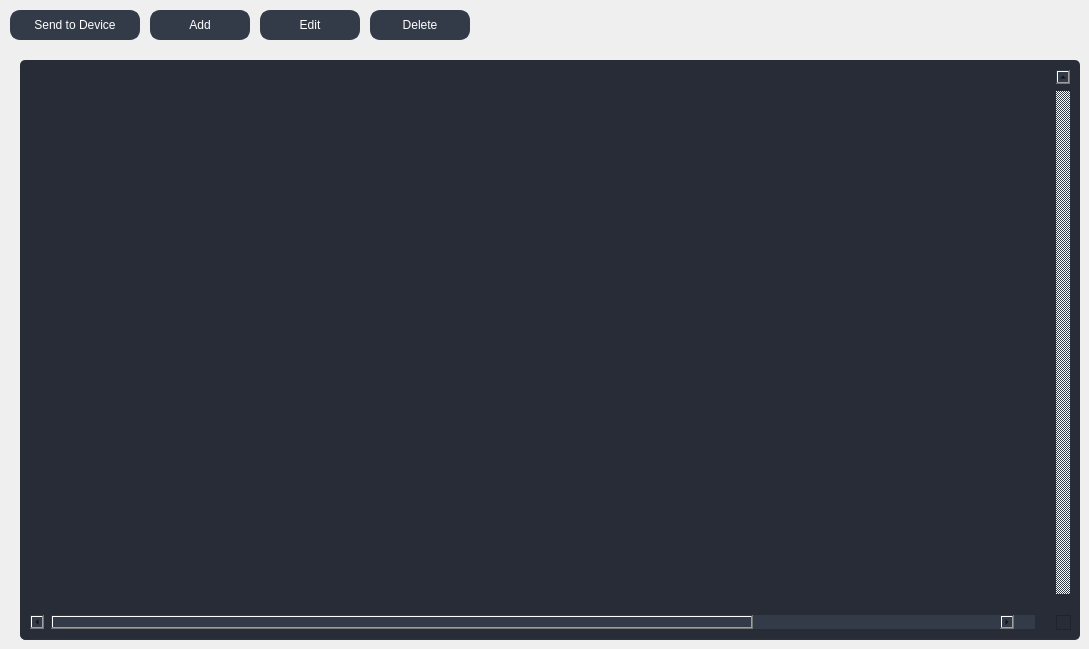
             <widget class="QWidget" name="page_database">
              <widget class="QTableWidget" name="table_persons">
               <property name="geometry">
                <rect>
                 <x>20</x>
                 <y>60</y>
                 <width>1060</width>
                 <height>580</height>
                </rect>
               </property>
               <property name="palette">
                <palette>
                 <active>
                  <colorrole role="WindowText">
                   <brush brushstyle="SolidPattern">
                    <color alpha="255">
                     <red>210</red>
                     <green>210</green>
                     <blue>210</blue>
                    </color>
                   </brush>
                  </colorrole>
                  <colorrole role="Button">
                   <brush brushstyle="SolidPattern">
                    <color alpha="255">
                     <red>39</red>
                     <green>44</green>
                     <blue>54</blue>
                    </color>
                   </brush>
                  </colorrole>
                  <colorrole role="Text">
                   <brush brushstyle="SolidPattern">
                    <color alpha="255">
                     <red>210</red>
                     <green>210</green>
                     <blue>210</blue>
                    </color>
                   </brush>
                  </colorrole>
                  <colorrole role="ButtonText">
                   <brush brushstyle="SolidPattern">
                    <color alpha="255">
                     <red>210</red>
                     <green>210</green>
                     <blue>210</blue>
                    </color>
                   </brush>
                  </colorrole>
                  <colorrole role="Base">
                   <brush brushstyle="SolidPattern">
                    <color alpha="255">
                     <red>39</red>
                     <green>44</green>
                     <blue>54</blue>
                    </color>
                   </brush>
                  </colorrole>
                  <colorrole role="Window">
                   <brush brushstyle="SolidPattern">
                    <color alpha="255">
                     <red>39</red>
                     <green>44</green>
                     <blue>54</blue>
                    </color>
                   </brush>
                  </colorrole>
                 </active>
                 <inactive>
                  <colorrole role="WindowText">
                   <brush brushstyle="SolidPattern">
                    <color alpha="255">
                     <red>210</red>
                     <green>210</green>
                     <blue>210</blue>
                    </color>
                   </brush>
                  </colorrole>
                  <colorrole role="Button">
                   <brush brushstyle="SolidPattern">
                    <color alpha="255">
                     <red>39</red>
                     <green>44</green>
                     <blue>54</blue>
                    </color>
                   </brush>
                  </colorrole>
                  <colorrole role="Text">
                   <brush brushstyle="SolidPattern">
                    <color alpha="255">
                     <red>210</red>
                     <green>210</green>
                     <blue>210</blue>
                    </color>
                   </brush>
                  </colorrole>
                  <colorrole role="ButtonText">
                   <brush brushstyle="SolidPattern">
                    <color alpha="255">
                     <red>210</red>
                     <green>210</green>
                     <blue>210</blue>
                    </color>
                   </brush>
                  </colorrole>
                  <colorrole role="Base">
                   <brush brushstyle="SolidPattern">
                    <color alpha="255">
                     <red>39</red>
                     <green>44</green>
                     <blue>54</blue>
                    </color>
                   </brush>
                  </colorrole>
                  <colorrole role="Window">
                   <brush brushstyle="SolidPattern">
                    <color alpha="255">
                     <red>39</red>
                     <green>44</green>
                     <blue>54</blue>
                    </color>
                   </brush>
                  </colorrole>
                 </inactive>
                 <disabled>
                  <colorrole role="WindowText">
                   <brush brushstyle="SolidPattern">
                    <color alpha="255">
                     <red>210</red>
                     <green>210</green>
                     <blue>210</blue>
                    </color>
                   </brush>
                  </colorrole>
                  <colorrole role="Button">
                   <brush brushstyle="SolidPattern">
                    <color alpha="255">
                     <red>39</red>
                     <green>44</green>
                     <blue>54</blue>
                    </color>
                   </brush>
                  </colorrole>
                  <colorrole role="Text">
                   <brush brushstyle="SolidPattern">
                    <color alpha="255">
                     <red>210</red>
                     <green>210</green>
                     <blue>210</blue>
                    </color>
                   </brush>
                  </colorrole>
                  <colorrole role="ButtonText">
                   <brush brushstyle="SolidPattern">
                    <color alpha="255">
                     <red>210</red>
                     <green>210</green>
                     <blue>210</blue>
                    </color>
                   </brush>
                  </colorrole>
                  <colorrole role="Base">
                   <brush brushstyle="SolidPattern">
                    <color alpha="255">
                     <red>39</red>
                     <green>44</green>
                     <blue>54</blue>
                    </color>
                   </brush>
                  </colorrole>
                  <colorrole role="Window">
                   <brush brushstyle="SolidPattern">
                    <color alpha="255">
                     <red>39</red>
                     <green>44</green>
                     <blue>54</blue>
                    </color>
                   </brush>
                  </colorrole>
                 </disabled>
                </palette>
               </property>
               <property name="styleSheet">
                <string notr="true">QTableWidget {	
	background-color: rgb(39, 44, 54);
	padding: 10px;
	border-radius: 5px;
	gridline-color: rgb(44, 49, 60);
	border-bottom: 1px solid rgb(44, 49, 60);
}
QTableWidget::item{
	border-color: rgb(44, 49, 60);
	padding-left: 5px;
	padding-right: 5px;
	gridline-color: rgb(44, 49, 60);
}
QTableWidget::item:selected{
	background-color: rgb(85, 170, 255);
}
QScrollBar:horizontal {
    border: none;
    background: rgb(52, 59, 72);
    height: 14px;
    margin: 0px 21px 0 21px;
	border-radius: 0px;
}
 QScrollBar:vertical {
	border: none;
    background: rgb(52, 59, 72);
    width: 14px;
    margin: 21px 0 21px 0;
	border-radius: 0px;
 }
QHeaderView::section{
	Background-color: rgb(39, 44, 54);
	max-width: 30px;
	border: 1px solid rgb(44, 49, 60);
	border-style: none;
    border-bottom: 1px solid rgb(44, 49, 60);
    border-right: 1px solid rgb(44, 49, 60);
}
QTableWidget::horizontalHeader {	
	background-color: rgb(81, 255, 0);
}
QHeaderView::section:horizontal
{
    border: 1px solid rgb(32, 34, 42);
	background-color: rgb(27, 29, 35);
	color: rgb(255, 255, 255);
	padding: 3px;
	border-top-left-radius: 7px;
    border-top-right-radius: 7px;
}
QHeaderView::section:vertical
{
    border: 1px solid rgb(44, 49, 60);
}
QCheckBox::indicator {
    border: 3px solid rgb(52, 59, 72);
	width: 15px;
	height: 15px;
	border-radius: 10px;
    background: rgb(44, 49, 60);
}
QCheckBox::indicator:hover {
    border: 3px solid rgb(58, 66, 81);
}
QCheckBox::indicator:checked {
    background: 3px solid rgb(52, 59, 72);
	border: 3px solid rgb(52, 59, 72);	
	background-image: url(:/16x16/data/resources/icons/16x16/cil-check-alt.png);
}
</string>
               </property>
               <property name="frameShape">
                <enum>QFrame::NoFrame</enum>
               </property>
               <property name="verticalScrollBarPolicy">
                <enum>Qt::ScrollBarAlwaysOn</enum>
               </property>
               <property name="sizeAdjustPolicy">
                <enum>QAbstractScrollArea::AdjustToContents</enum>
               </property>
               <property name="editTriggers">
                <set>QAbstractItemView::NoEditTriggers</set>
               </property>
               <property name="alternatingRowColors">
                <bool>false</bool>
               </property>
               <property name="selectionMode">
                <enum>QAbstractItemView::SingleSelection</enum>
               </property>
               <property name="selectionBehavior">
                <enum>QAbstractItemView::SelectRows</enum>
               </property>
               <property name="textElideMode">
                <enum>Qt::ElideMiddle</enum>
               </property>
               <property name="rowCount">
                <number>0</number>
               </property>
               <property name="columnCount">
                <number>7</number>
               </property>
               <attribute name="horizontalHeaderVisible">
                <bool>false</bool>
               </attribute>
               <attribute name="horizontalHeaderCascadingSectionResizes">
                <bool>true</bool>
               </attribute>
               <attribute name="horizontalHeaderDefaultSectionSize">
                <number>200</number>
               </attribute>
               <attribute name="horizontalHeaderStretchLastSection">
                <bool>false</bool>
               </attribute>
               <attribute name="verticalHeaderVisible">
                <bool>false</bool>
               </attribute>
               <attribute name="verticalHeaderHighlightSections">
                <bool>false</bool>
               </attribute>
               <attribute name="verticalHeaderStretchLastSection">
                <bool>true</bool>
               </attribute>
               <column>
                <property name="text">
                 <string/>
                </property>
               </column>
               <column>
                <property name="text">
                 <string>ID</string>
                </property>
               </column>
               <column>
                <property name="text">
                 <string>Image</string>
                </property>
               </column>
               <column>
                <property name="text">
                 <string>Name</string>
                </property>
               </column>
               <column>
                <property name="text">
                 <string>Department</string>
                </property>
               </column>
               <column>
                <property name="text">
                 <string>Gender</string>
                </property>
               </column>
               <column>
                <property name="text">
                 <string>Phone Number</string>
                </property>
               </column>
              </widget>
              <widget class="QPushButton" name="button_delete_person">
               <property name="geometry">
                <rect>
                 <x>370</x>
                 <y>10</y>
                 <width>100</width>
                 <height>30</height>
                </rect>
               </property>
               <property name="styleSheet">
                <string notr="true">QPushButton {
	border: 2px solid rgb(52, 59, 72);
	border-radius: 10px;	
	background-color: rgb(52, 59, 72);
	color: rgb(255, 255, 255);
}
QPushButton:hover {
	background-color: rgb(57, 65, 80);
	color: rgb(227, 227, 227);
	border: 2px solid rgb(61, 70, 86);
}
QPushButton:pressed {	
	background-color: rgb(35, 40, 49);
	color: rgb(255, 255, 255);
	border: 2px solid rgb(43, 50, 61);
}</string>
               </property>
               <property name="text">
                <string>Delete</string>
               </property>
               <property name="icon">
                <iconset resource="files.qrc">
                 <normaloff>:/16x16/data/resources/icons/16x16/cil-remove.png</normaloff>:/16x16/data/resources/icons/16x16/cil-remove.png</iconset>
               </property>
              </widget>
              <widget class="QPushButton" name="button_edit_person">
               <property name="geometry">
                <rect>
                 <x>260</x>
                 <y>10</y>
                 <width>100</width>
                 <height>30</height>
                </rect>
               </property>
               <property name="styleSheet">
                <string notr="true">QPushButton {
	border: 2px solid rgb(52, 59, 72);
	border-radius: 10px;	
	background-color: rgb(52, 59, 72);
	color: rgb(255, 255, 255);
}
QPushButton:hover {
	background-color: rgb(57, 65, 80);
	color: rgb(227, 227, 227);
	border: 2px solid rgb(61, 70, 86);
}
QPushButton:pressed {	
	background-color: rgb(35, 40, 49);
	color: rgb(255, 255, 255);
	border: 2px solid rgb(43, 50, 61);
}</string>
               </property>
               <property name="text">
                <string>Edit</string>
               </property>
               <property name="icon">
                <iconset resource="files.qrc">
                 <normaloff>:/16x16/data/resources/icons/16x16/cil-pencil.png</normaloff>:/16x16/data/resources/icons/16x16/cil-pencil.png</iconset>
               </property>
              </widget>
              <widget class="QPushButton" name="button_add_person">
               <property name="geometry">
                <rect>
                 <x>150</x>
                 <y>10</y>
                 <width>100</width>
                 <height>30</height>
                </rect>
               </property>
               <property name="styleSheet">
                <string notr="true">QPushButton {
	border: 2px solid rgb(52, 59, 72);
	border-radius: 10px;	
	background-color: rgb(52, 59, 72);
	color: rgb(255, 255, 255);
}
QPushButton:hover {
	background-color: rgb(57, 65, 80);
	color: rgb(227, 227, 227);
	border: 2px solid rgb(61, 70, 86);
}
QPushButton:pressed {	
	background-color: rgb(35, 40, 49);
	color: rgb(255, 255, 255);
	border: 2px solid rgb(43, 50, 61);
}</string>
               </property>
               <property name="text">
                <string>Add</string>
               </property>
               <property name="icon">
                <iconset resource="files.qrc">
                 <normaloff>:/16x16/data/resources/icons/16x16/cil-plus.png</normaloff>:/16x16/data/resources/icons/16x16/cil-plus.png</iconset>
               </property>
              </widget>
              <widget class="QPushButton" name="button_send_device">
               <property name="geometry">
                <rect>
                 <x>10</x>
                 <y>10</y>
                 <width>130</width>
                 <height>30</height>
                </rect>
               </property>
               <property name="styleSheet">
                <string notr="true">QPushButton {
	border: 2px solid rgb(52, 59, 72);
	border-radius: 10px;	
	background-color: rgb(52, 59, 72);
	color: rgb(255, 255, 255);
}
QPushButton:hover {
	background-color: rgb(57, 65, 80);
	color: rgb(227, 227, 227);
	border: 2px solid rgb(61, 70, 86);
}
QPushButton:pressed {	
	background-color: rgb(35, 40, 49);
	color: rgb(255, 255, 255);
	border: 2px solid rgb(43, 50, 61);
}</string>
               </property>
               <property name="text">
                <string>Send to Device</string>
               </property>
               <property name="icon">
                <iconset resource="files.qrc">
                 <normaloff>:/16x16/data/resources/icons/16x16/cil-paper-plane.png</normaloff>:/16x16/data/resources/icons/16x16/cil-paper-plane.png</iconset>
               </property>
              </widget>
             </widget>
